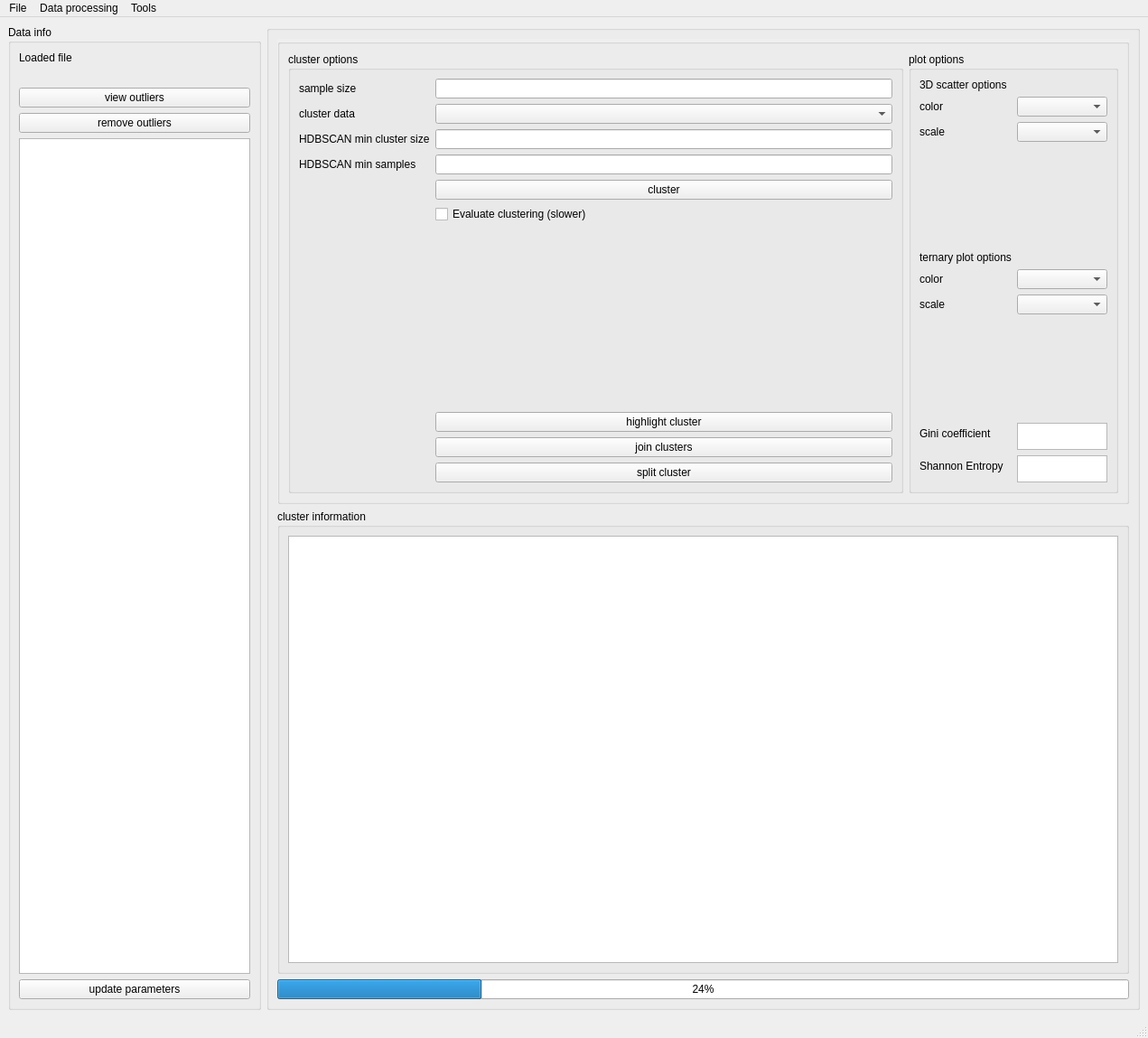
<?xml version="1.0" encoding="UTF-8"?>
<ui version="4.0">
 <class>MainWindow</class>
 <widget class="QMainWindow" name="MainWindow">
  <property name="geometry">
   <rect>
    <x>0</x>
    <y>0</y>
    <width>1271</width>
    <height>1149</height>
   </rect>
  </property>
  <property name="windowTitle">
   <string>zbow analysis</string>
  </property>
  <widget class="QWidget" name="centralwidget">
   <layout class="QHBoxLayout" name="horizontalLayout">
    <item>
     <widget class="QGroupBox" name="groupBox">
      <property name="title">
       <string>Data info</string>
      </property>
      <layout class="QVBoxLayout" name="verticalLayout">
       <item>
        <widget class="QLabel" name="label_15">
         <property name="text">
          <string>Loaded file</string>
         </property>
        </widget>
       </item>
       <item>
        <widget class="QLabel" name="fileLabel">
         <property name="text">
          <string/>
         </property>
        </widget>
       </item>
       <item>
        <widget class="QPushButton" name="viewOutliersButton">
         <property name="text">
          <string>view outliers</string>
         </property>
        </widget>
       </item>
       <item>
        <widget class="QPushButton" name="removeOutliers">
         <property name="text">
          <string>remove outliers</string>
         </property>
        </widget>
       </item>
       <item>
        <widget class="QTableWidget" name="parameterTable">
         <property name="sizePolicy">
          <sizepolicy hsizetype="Minimum" vsizetype="Expanding">
           <horstretch>0</horstretch>
           <verstretch>0</verstretch>
          </sizepolicy>
         </property>
         <property name="showGrid">
          <bool>false</bool>
         </property>
         <attribute name="horizontalHeaderStretchLastSection">
          <bool>true</bool>
         </attribute>
         <attribute name="verticalHeaderVisible">
          <bool>false</bool>
         </attribute>
         <attribute name="verticalHeaderStretchLastSection">
          <bool>false</bool>
         </attribute>
        </widget>
       </item>
       <item>
        <widget class="QPushButton" name="updateParams">
         <property name="text">
          <string>update parameters</string>
         </property>
        </widget>
       </item>
      </layout>
     </widget>
    </item>
    <item>
     <widget class="QGroupBox" name="groupBox_4">
      <property name="title">
       <string/>
      </property>
      <layout class="QVBoxLayout" name="verticalLayout_2">
       <item>
        <widget class="QGroupBox" name="groupBox_2">
         <property name="sizePolicy">
          <sizepolicy hsizetype="Minimum" vsizetype="Minimum">
           <horstretch>0</horstretch>
           <verstretch>0</verstretch>
          </sizepolicy>
         </property>
         <property name="autoFillBackground">
          <bool>true</bool>
         </property>
         <property name="title">
          <string/>
         </property>
         <layout class="QHBoxLayout" name="horizontalLayout_2">
          <item>
           <widget class="QGroupBox" name="clusterOptionsBox">
            <property name="sizePolicy">
             <sizepolicy hsizetype="Minimum" vsizetype="Minimum">
              <horstretch>0</horstretch>
              <verstretch>0</verstretch>
             </sizepolicy>
            </property>
            <property name="title">
             <string>cluster options</string>
            </property>
            <layout class="QFormLayout" name="formLayout">
             <item row="0" column="0">
              <widget class="QLabel" name="label_2">
               <property name="text">
                <string>sample size</string>
               </property>
              </widget>
             </item>
             <item row="0" column="1">
              <widget class="QLineEdit" name="clusterSampleSize"/>
             </item>
             <item row="2" column="0">
              <widget class="QLabel" name="label_3">
               <property name="text">
                <string>cluster data</string>
               </property>
              </widget>
             </item>
             <item row="2" column="1">
              <widget class="QComboBox" name="clusterOnData"/>
             </item>
             <item row="3" column="0">
              <widget class="QLabel" name="label_4">
               <property name="text">
                <string>HDBSCAN min cluster size</string>
               </property>
              </widget>
             </item>
             <item row="3" column="1">
              <widget class="QLineEdit" name="clusterMinClusterSize">
               <property name="sizePolicy">
                <sizepolicy hsizetype="MinimumExpanding" vsizetype="Fixed">
                 <horstretch>0</horstretch>
                 <verstretch>0</verstretch>
                </sizepolicy>
               </property>
              </widget>
             </item>
             <item row="4" column="0">
              <widget class="QLabel" name="label_5">
               <property name="text">
                <string>HDBSCAN min samples</string>
               </property>
              </widget>
             </item>
             <item row="4" column="1">
              <widget class="QLineEdit" name="clusterMinSamples">
               <property name="sizePolicy">
                <sizepolicy hsizetype="MinimumExpanding" vsizetype="Fixed">
                 <horstretch>0</horstretch>
                 <verstretch>0</verstretch>
                </sizepolicy>
               </property>
              </widget>
             </item>
             <item row="5" column="1">
              <widget class="QPushButton" name="clusterPushButton">
               <property name="text">
                <string>cluster</string>
               </property>
              </widget>
             </item>
             <item row="6" column="1">
              <widget class="QCheckBox" name="evaluateClusteringCheckBox">
               <property name="text">
                <string>Evaluate clustering (slower)</string>
               </property>
              </widget>
             </item>
             <item row="7" column="1">
              <spacer name="verticalSpacer_4">
               <property name="orientation">
                <enum>Qt::Vertical</enum>
               </property>
               <property name="sizeHint" stdset="0">
                <size>
                 <width>20</width>
                 <height>40</height>
                </size>
               </property>
              </spacer>
             </item>
             <item row="9" column="1">
              <widget class="QPushButton" name="highlightClusterPushButton">
               <property name="text">
                <string>highlight cluster</string>
               </property>
              </widget>
             </item>
             <item row="10" column="1">
              <widget class="QPushButton" name="joinClusterPushButton">
               <property name="text">
                <string>join clusters</string>
               </property>
              </widget>
             </item>
             <item row="11" column="1">
              <widget class="QPushButton" name="splitCluster">
               <property name="text">
                <string>split cluster</string>
               </property>
              </widget>
             </item>
            </layout>
           </widget>
          </item>
          <item>
           <widget class="QGroupBox" name="plotOptionsBox">
            <property name="title">
             <string>plot options</string>
            </property>
            <layout class="QFormLayout" name="formLayout_2">
             <item row="0" column="0">
              <widget class="QLabel" name="label_6">
               <property name="text">
                <string>3D scatter options</string>
               </property>
              </widget>
             </item>
             <item row="1" column="0">
              <widget class="QLabel" name="label_7">
               <property name="text">
                <string>color</string>
               </property>
              </widget>
             </item>
             <item row="1" column="1">
              <widget class="QComboBox" name="scatterColorOption"/>
             </item>
             <item row="2" column="0">
              <widget class="QLabel" name="label_8">
               <property name="text">
                <string>scale</string>
               </property>
              </widget>
             </item>
             <item row="2" column="1">
              <widget class="QComboBox" name="scatterScaleOption"/>
             </item>
             <item row="3" column="0">
              <spacer name="verticalSpacer">
               <property name="orientation">
                <enum>Qt::Vertical</enum>
               </property>
               <property name="sizeHint" stdset="0">
                <size>
                 <width>20</width>
                 <height>40</height>
                </size>
               </property>
              </spacer>
             </item>
             <item row="4" column="0">
              <widget class="QLabel" name="label_9">
               <property name="text">
                <string>ternary plot options</string>
               </property>
              </widget>
             </item>
             <item row="5" column="0">
              <widget class="QLabel" name="label_10">
               <property name="text">
                <string>color</string>
               </property>
              </widget>
             </item>
             <item row="5" column="1">
              <widget class="QComboBox" name="ternColorOption"/>
             </item>
             <item row="6" column="0">
              <widget class="QLabel" name="label_11">
               <property name="text">
                <string>scale</string>
               </property>
              </widget>
             </item>
             <item row="6" column="1">
              <widget class="QComboBox" name="ternScaleOption"/>
             </item>
             <item row="7" column="0">
              <spacer name="verticalSpacer_2">
               <property name="orientation">
                <enum>Qt::Vertical</enum>
               </property>
               <property name="sizeHint" stdset="0">
                <size>
                 <width>20</width>
                 <height>40</height>
                </size>
               </property>
              </spacer>
             </item>
             <item row="8" column="0">
              <widget class="QLabel" name="label">
               <property name="text">
                <string>Gini coefficient</string>
               </property>
              </widget>
             </item>
             <item row="8" column="1">
              <widget class="QTextBrowser" name="giniCoeff">
               <property name="sizePolicy">
                <sizepolicy hsizetype="Minimum" vsizetype="Minimum">
                 <horstretch>0</horstretch>
                 <verstretch>0</verstretch>
                </sizepolicy>
               </property>
               <property name="maximumSize">
                <size>
                 <width>100</width>
                 <height>30</height>
                </size>
               </property>
              </widget>
             </item>
             <item row="9" column="0">
              <widget class="QLabel" name="label_12">
               <property name="text">
                <string>Shannon Entropy</string>
               </property>
              </widget>
             </item>
             <item row="9" column="1">
              <widget class="QTextBrowser" name="shannonEntropy">
               <property name="sizePolicy">
                <sizepolicy hsizetype="Minimum" vsizetype="Fixed">
                 <horstretch>0</horstretch>
                 <verstretch>0</verstretch>
                </sizepolicy>
               </property>
               <property name="maximumSize">
                <size>
                 <width>100</width>
                 <height>30</height>
                </size>
               </property>
              </widget>
             </item>
            </layout>
           </widget>
          </item>
         </layout>
        </widget>
       </item>
       <item>
        <widget class="QGroupBox" name="clusterInformationBox">
         <property name="sizePolicy">
          <sizepolicy hsizetype="Expanding" vsizetype="Expanding">
           <horstretch>0</horstretch>
           <verstretch>0</verstretch>
          </sizepolicy>
         </property>
         <property name="title">
          <string>cluster information</string>
         </property>
         <layout class="QVBoxLayout" name="verticalLayout_3">
          <item>
           <widget class="QTableWidget" name="clusterInformationTable">
            <property name="sizePolicy">
             <sizepolicy hsizetype="Minimum" vsizetype="Minimum">
              <horstretch>0</horstretch>
              <verstretch>0</verstretch>
             </sizepolicy>
            </property>
            <property name="editTriggers">
             <set>QAbstractItemView::DoubleClicked</set>
            </property>
            <property name="showGrid">
             <bool>false</bool>
            </property>
            <attribute name="horizontalHeaderStretchLastSection">
             <bool>true</bool>
            </attribute>
            <attribute name="verticalHeaderVisible">
             <bool>false</bool>
            </attribute>
            <attribute name="verticalHeaderStretchLastSection">
             <bool>false</bool>
            </attribute>
           </widget>
          </item>
         </layout>
        </widget>
       </item>
       <item>
        <widget class="QProgressBar" name="progressBar">
         <property name="value">
          <number>24</number>
         </property>
        </widget>
       </item>
      </layout>
     </widget>
    </item>
   </layout>
  </widget>
  <widget class="QMenuBar" name="menubar">
   <property name="geometry">
    <rect>
     <x>0</x>
     <y>0</y>
     <width>1271</width>
     <height>22</height>
    </rect>
   </property>
   <widget class="QMenu" name="menuFile">
    <property name="title">
     <string>File</string>
    </property>
    <addaction name="actionLoad"/>
    <addaction name="actionLoadClusteringSolution"/>
    <addaction name="separator"/>
    <addaction name="actionSave"/>
    <addaction name="separator"/>
    <addaction name="actionClear"/>
    <addaction name="separator"/>
   </widget>
   <widget class="QMenu" name="menuData_processing">
    <property name="title">
     <string>Data processing</string>
    </property>
    <addaction name="actionRestore"/>
   </widget>
   <widget class="QMenu" name="menuTools">
    <property name="title">
     <string>Tools</string>
    </property>
    <addaction name="actionMake_cluster_plots"/>
   </widget>
   <addaction name="menuFile"/>
   <addaction name="menuData_processing"/>
   <addaction name="menuTools"/>
  </widget>
  <widget class="QStatusBar" name="statusbar"/>
  <action name="actionLoad">
   <property name="text">
    <string>Load data</string>
   </property>
   <property name="shortcut">
    <string>Ctrl+L</string>
   </property>
  </action>
  <action name="actionSave">
   <property name="text">
    <string>Save data/images</string>
   </property>
   <property name="shortcut">
    <string>Ctrl+S</string>
   </property>
  </action>
  <action name="actionClear">
   <property name="text">
    <string>Clear session</string>
   </property>
   <property name="shortcut">
    <string>Ctrl+R</string>
   </property>
  </action>
  <action name="actionRestore">
   <property name="text">
    <string>Restore original data</string>
   </property>
  </action>
  <action name="actionQuit">
   <property name="text">
    <string>Quit</string>
   </property>
   <property name="shortcut">
    <string>Ctrl+C</string>
   </property>
  </action>
  <action name="actionLoadClusteringSolution">
   <property name="text">
    <string>Load clustering solution</string>
   </property>
  </action>
  <action name="actionMake_cluster_plots">
   <property name="text">
    <string>Make cluster plots</string>
   </property>
  </action>
 </widget>
 <resources/>
 <connections/>
</ui>
